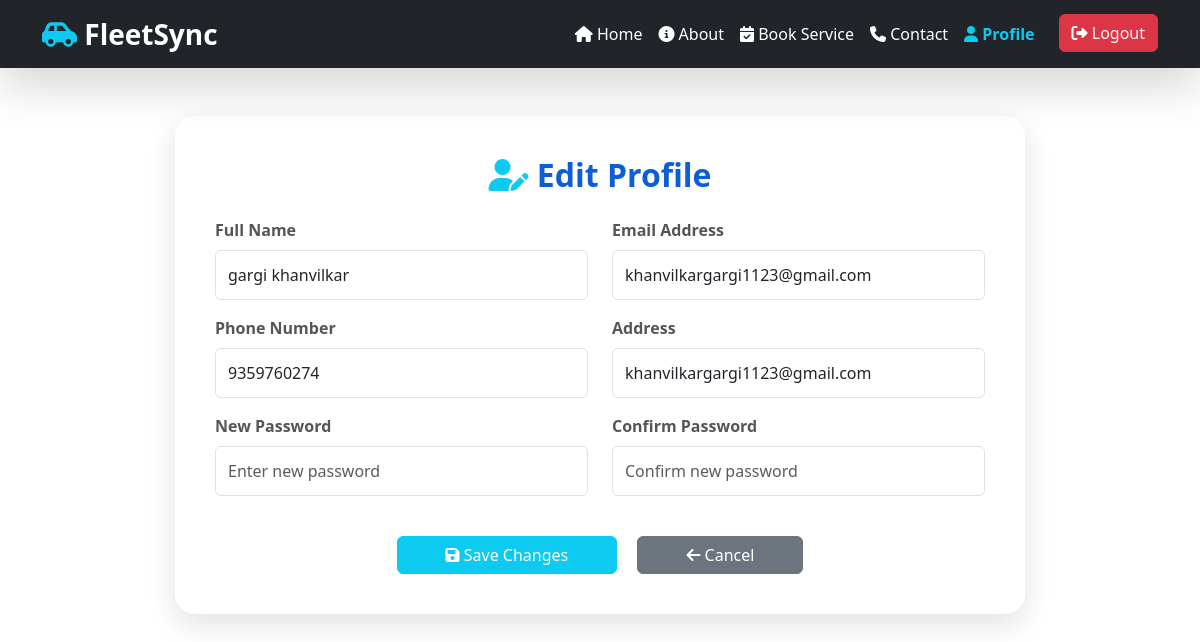
The page /edit_profile.php (signed in) on the database its author committed.
### tables this page shows
CREATE TABLE `users` (
  `id` int(11) NOT NULL,
  `name` varchar(100) NOT NULL,
  `email` varchar(100) NOT NULL,
  `phone` varchar(15) NOT NULL,
  `password` varchar(255) NOT NULL,
  `created_at` timestamp NOT NULL DEFAULT current_timestamp(),
  `address` varchar(255) DEFAULT NULL,
  `profile_photo` varchar(255) DEFAULT NULL
);

### edit_profile.php (the view, shortened to what this page needs)
<?php
include 'config.php';
$email = $_SESSION['user'];
$sql = "SELECT * FROM users WHERE email='$email'";
$result = mysqli_query($conn,$sql);
$user = mysqli_fetch_assoc($result);
?>
<!DOCTYPE html>
<html lang="en">
<head>
<link rel="stylesheet" href="css/edit_Profile.css">
<link rel="stylesheet"
href="https://cdnjs.cloudflare.com/ajax/libs/font-awesome/6.7.0/css/all.min.css">
<link href="https://cdn.jsdelivr.net/npm/bootstrap@5.3.7/dist/css/bootstrap.min.css" rel="stylesheet">
</head>
<body>
<nav class="navbar navbar-expand-lg navbar-dark bg-dark shadow-lg sticky-top">
<div class="container">
<a class="navbar-brand fw-bold fs-3" href="index.php">
<i class="fa-solid fa-car-side text-info"></i>
FleetSync
</a>
<div class="collapse navbar-collapse" id="navbarNav">
<ul class="navbar-nav ms-auto">
<li class="nav-item">
<a class="nav-link" href="index.php">
<i class="fa-solid fa-house"></i> Home
</a>
</li>
<li class="nav-item">
<a class="nav-link" href="About.html">
<i class="fa-solid fa-circle-info"></i> About
</a>
</li>
<li class="nav-item">
<a class="nav-link" href="booking.html">
<i class="fa-solid fa-calendar-check"></i> Book Service
</a>
</li>
<li class="nav-item">
<a class="nav-link" href="contact.html">
<i class="fa-solid fa-phone"></i> Contact
</a>
</li>
<li class="nav-item">
<a class="nav-link active" href="profile.php">
<i class="fa-solid fa-user"></i> Profile
</a>
</li>
<li class="nav-item ms-3">
<a href="logout.php" class="btn btn-danger">
<i class="fa-solid fa-right-from-bracket"></i>
Logout
</a>
</li>
</ul>
</div>
</div>
</nav>
<div class="container py-5">
    <div class="edit-profile-card">
        <h2 class="text-center mb-4">
            <i class="fa-solid fa-user-pen text-info"></i>
            Edit Profile
        </h2>
        <form action="update_profile.php" method="POST">
            <div class="row">
                <div class="col-md-6 mb-3">
                    <label class="form-label">Full Name</label>
                    <input
                        type="text"
                        name="name"
                        class="form-control"
                        value="<?php echo $user['name']; ?>"
                        required>
                </div>
                <div class="col-md-6 mb-3">
                    <label class="form-label">Email Address</label>
                    <input
                        type="email"
                        name="email"
                        class="form-control"
                        value="<?php echo $user['email']; ?>"
                        required>
                </div>
            </div>
            <div class="row">
                <div class="col-md-6 mb-3">
                    <label class="form-label">Phone Number</label>
                    <input
                        type="text"
                        name="phone"
                        class="form-control"
                        value="<?php echo $user['phone']; ?>"
                        required>
                </div>
                <div class="col-md-6 mb-3">
                    <label class="form-label">Address</label>
                    <input
                        type="text"
                        name="address"
                        class="form-control"
                        value="<?php echo $user['address']; ?>"
                        required>
                </div>
            </div>
            <div class="row">
                <div class="col-md-6 mb-3">
                    <label class="form-label">New Password</label>
                    <input
                        type="password"
                        name="password"
                        class="form-control"
                        placeholder="Enter new password">
                </div>
                <div class="col-md-6 mb-3">
                    <label class="form-label">Confirm Password</label>
                    <input
                        type="password"
                        name="confirm_password"
                        class="form-control"
                        placeholder="Confirm new password">
                </div>
            </div>
            <div class="text-center mt-4">
                <button type="submit" class="btn btn-info text-white px-5">
                    <i class="fa-solid fa-floppy-disk"></i>
                    Save Changes
                </button>
                <a href="profile.php" class="btn btn-secondary px-5 ms-3">
                    <i class="fa-solid fa-arrow-left"></i>
                    Cancel
                </a>
            </div>
        </form>
    </div>
</div>
</body>
</html>

### css/edit_Profile.css (style rules this page uses)
* { margin:0; padding:0; box-sizing:border-box; }
body { background:#f4f8fc; font-family:'Segoe UI',sans-serif; }
.navbar { padding:15px 0; box-shadow:0 5px 20px rgba(0,0,0,.12); }
.navbar-brand { font-weight:700; }
.nav-link { color:#fff !important; transition:.3s; }
.nav-link.active { color:#0dcaf0 !important; font-weight:600; }
.edit-profile-card { max-width:850px; margin:auto; background:#fff; border-radius:20px; padding:40px; box-shadow:0 10px 30px rgba(0,0,0,.12); transition:.3s; }
.edit-profile-card h2 { color:#0b5ed7; font-weight:700; }
.edit-profile-card h2 i { color:#0dcaf0; }
.form-label { font-weight:600; color:#555; }
.form-control { height:50px; border-radius:12px; border:1px solid #dcdcdc; transition:.3s; }
.btn { border-radius:30px; padding:12px 30px; font-weight:600; transition:.3s; }
.btn-info { background:#0dcaf0; border:none; }

### rows shown on the page
users: name "gargi khanvilkar", email "khanvilkargargi1123@gmail.com", phone "9359760274", address "khanvilkargargi1123@gmail.com"
